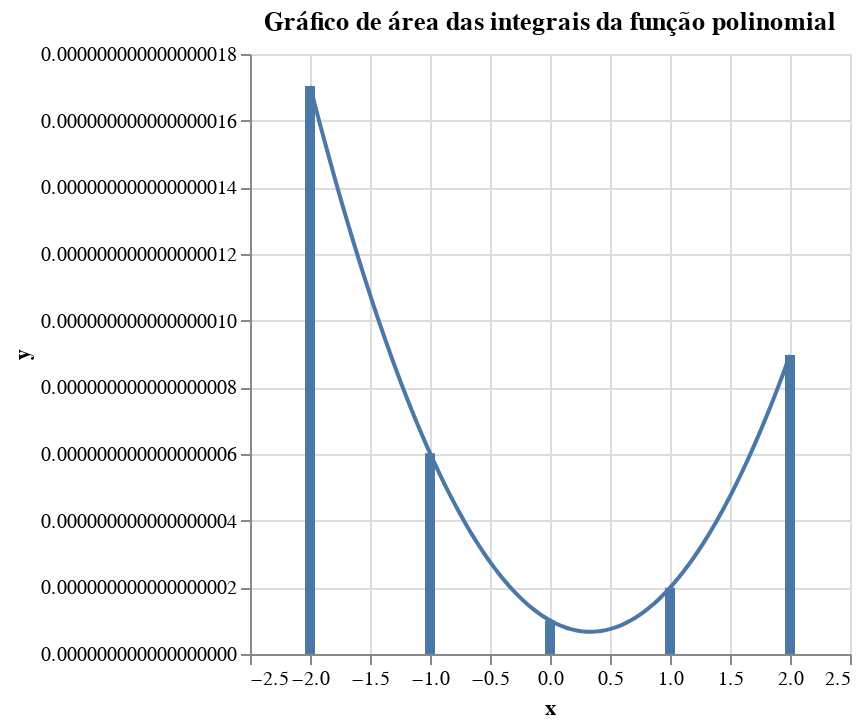

The notebook cell this image was saved under:
### Code cell
#polinomial com ajuste de curva
x = [-2, -1, 0, 1, 2]
y = dataintegral.integrais
datapoint = pd.DataFrame({'x':x, 'y':y})

degree = 3 

curve_polinomial = curve_fitting(x, y, degree)

dataintegral, dataarea = calcintegral(curve_polinomial, x)
dataintegral

grafico_pontos = alt.Chart(dataintegral).mark_bar().encode(
    x='x',
    y='y',
    tooltip = 'legenda'
)
grafico_area = alt.Chart(dataarea, title="Gráfico de área das integrais da função polinomial").mark_line().encode(
    x='x',
    y='y'
)

grafico_pontos += grafico_area

grafico_pontos

### Figure 1 — Vega-Lite specification as saved in the notebook (floating-point values rounded to 4 significant figures)
{"config": {"view": {"continuousWidth": 300, "continuousHeight": 300}}, "layer": [{"data": {"name": "data-ca33253cd6003f1ee08ef9c9aa5b918d"}, "mark": {"type": "bar"}, "encoding": {"tooltip": {"field": "legenda", "type": "nominal"}, "x": {"field": "x", "type": "quantitative"}, "y": {"field": "y", "type": "quantitative"}}}, {"data": {"name": "data-93ed8f6e8791f90bf7ac5d109fbfeaf4"}, "mark": {"type": "line"}, "encoding": {"x": {"field": "x", "type": "quantitative"}, "y": {"field": "y", "type": "quantitative"}}, "title": "Gráfico de área das integrais da função polinomial"}], "$schema": "https://vega.github.io/schema/vega-lite/v5.8.0.json", "datasets": {"data-ca33253cd6003f1ee08ef9c9aa5b918d": [{"x": -2, "integrais": -1.705e-20, "legenda": ["[-2.0, -2.001]: -1.7049041999986896e-20"], "y": 1.704e-17}, {"x": -1, "integrais": -6.028e-21, "legenda": ["[-1.0, -1.001]: -6.028041999995273e-21"], "y": 6.024e-18}, {"x": 0, "integrais": -1.007e-21, "legenda": ["[0.0, -0.001]: -1.0070420000001268e-21"], "y": 1.006e-18}, {"x": 1, "integrais": -1.986e-21, "legenda": ["[1.0, 0.999]: -1.986041999999982e-21"], "y": 1.988e-18}, {"x": 2, "integrais": -8.965e-21, "legenda": ["[2.0, 1.999]: -8.965041999993148e-21"], "y": 8.97e-18}], "data-93ed8f6e8791f90bf7ac5d109fbfeaf4": [{"x": -2.0, "y": 1.704e-17}, {"x": -1.96, "y": 1.648e-17}, {"x": -1.919, "y": 1.593e-17}, {"x": -1.879, "y": 1.539e-17}, {"x": -1.838, "y": 1.485e-17}, {"x": -1.798, "y": 1.433e-17}, {"x": -1.758, "y": 1.382e-17}, {"x": -1.717, "y": 1.332e-17}, {"x": -1.677, "y": 1.282e-17}, {"x": -1.636, "y": 1.234e-17}, {"x": -1.596, "y": 1.187e-17}, {"x": -1.556, "y": 1.14e-17}, {"x": -1.515, "y": 1.095e-17}, {"x": -1.475, "y": 1.051e-17}, {"x": -1.434, "y": 1.007e-17}, {"x": -1.394, "y": 9.648e-18}, {"x": -1.354, "y": 9.234e-18}, {"x": -1.313, "y": 8.829e-18}, {"x": -1.273, "y": 8.434e-18}, {"x": -1.232, "y": 8.049e-18}, {"x": -1.192, "y": 7.673e-18}, {"x": -1.152, "y": 7.308e-18}, {"x": -1.111, "y": 6.952e-18}, {"x": -1.071, "y": 6.606e-18}, {"x": -1.03, "y": 6.27e-18}, {"x": -0.9899, "y": 5.943e-18}, {"x": -0.9495, "y": 5.627e-18}, {"x": -0.9091, "y": 5.32e-18}, {"x": -0.8687, "y": 5.023e-18}, {"x": -0.8283, "y": 4.736e-18}, {"x": -0.7879, "y": 4.458e-18}, {"x": -0.7475, "y": 4.191e-18}, {"x": -0.7071, "y": 3.933e-18}, {"x": -0.6667, "y": 3.685e-18}, {"x": -0.6263, "y": 3.446e-18}, {"x": -0.5859, "y": 3.218e-18}, {"x": -0.5455, "y": 2.999e-18}, {"x": -0.5051, "y": 2.79e-18}, {"x": -0.4646, "y": 2.591e-18}, {"x": -0.4242, "y": 2.402e-18}, {"x": -0.3838, "y": 2.223e-18}, {"x": -0.3434, "y": 2.053e-18}, {"x": -0.303, "y": 1.893e-18}, {"x": -0.2626, "y": 1.743e-18}, {"x": -0.2222, "y": 1.603e-18}, {"x": -0.1818, "y": 1.472e-18}, {"x": -0.1414, "y": 1.351e-18}, {"x": -0.101, "y": 1.24e-18}, {"x": -0.06061, "y": 1.139e-18}, {"x": -0.0202, "y": 1.048e-18}, {"x": 0.0202, "y": 9.665e-19}, {"x": 0.06061, "y": 8.947e-19}, {"x": 0.101, "y": 8.328e-19}, {"x": 0.1414, "y": 7.807e-19}, {"x": 0.1818, "y": 7.383e-19}, {"x": 0.2222, "y": 7.057e-19}, {"x": 0.2626, "y": 6.83e-19}, {"x": 0.303, "y": 6.7e-19}, {"x": 0.3434, "y": 6.668e-19}, {"x": 0.3838, "y": 6.734e-19}, {"x": 0.4242, "y": 6.899e-19}, {"x": 0.4646, "y": 7.161e-19}, {"x": 0.5051, "y": 7.521e-19}, {"x": 0.5455, "y": 7.979e-19}, {"x": 0.5859, "y": 8.535e-19}, {"x": 0.6263, "y": 9.188e-19}, {"x": 0.6667, "y": 9.94e-19}, {"x": 0.7071, "y": 1.079e-18}, {"x": 0.7475, "y": 1.174e-18}, {"x": 0.7879, "y": 1.278e-18}, {"x": 0.8283, "y": 1.393e-18}, {"x": 0.8687, "y": 1.517e-18}, {"x": 0.9091, "y": 1.651e-18}, {"x": 0.9495, "y": 1.795e-18}, {"x": 0.9899, "y": 1.948e-18}, {"x": 1.03, "y": 2.111e-18}, {"x": 1.071, "y": 2.285e-18}, {"x": 1.111, "y": 2.468e-18}, {"x": 1.152, "y": 2.66e-18}, {"x": 1.192, "y": 2.863e-18}, {"x": 1.232, "y": 3.075e-18}, {"x": 1.273, "y": 3.297e-18}, {"x": 1.313, "y": 3.529e-18}, {"x": 1.354, "y": 3.771e-18}, {"x": 1.394, "y": 4.022e-18}, {"x": 1.434, "y": 4.284e-18}, {"x": 1.475, "y": 4.555e-18}, {"x": 1.515, "y": 4.836e-18}, {"x": 1.556, "y": 5.126e-18}, {"x": 1.596, "y": 5.427e-18}, {"x": 1.636, "y": 5.737e-18}, {"x": 1.677, "y": 6.057e-18}, {"x": 1.717, "y": 6.387e-18}, {"x": 1.758, "y": 6.726e-18}, {"x": 1.798, "y": 7.076e-18}, {"x": 1.838, "y": 7.435e-18}, {"x": 1.879, "y": 7.804e-18}, {"x": 1.919, "y": 8.183e-18}, {"x": 1.96, "y": 8.572e-18}, {"x": 2.0, "y": 8.97e-18}]}}
